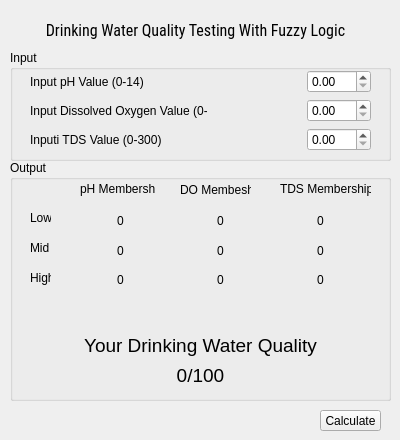
<?xml version="1.0" encoding="UTF-8"?>
<ui version="4.0">
 <class>MainWindow</class>
 <widget class="QMainWindow" name="MainWindow">
  <property name="enabled">
   <bool>true</bool>
  </property>
  <property name="geometry">
   <rect>
    <x>0</x>
    <y>0</y>
    <width>400</width>
    <height>440</height>
   </rect>
  </property>
  <property name="sizePolicy">
   <sizepolicy hsizetype="Fixed" vsizetype="Fixed">
    <horstretch>0</horstretch>
    <verstretch>0</verstretch>
   </sizepolicy>
  </property>
  <property name="minimumSize">
   <size>
    <width>400</width>
    <height>440</height>
   </size>
  </property>
  <property name="maximumSize">
   <size>
    <width>400</width>
    <height>440</height>
   </size>
  </property>
  <property name="windowTitle">
   <string>Drinking Water Quality</string>
  </property>
  <property name="layoutDirection">
   <enum>Qt::LeftToRight</enum>
  </property>
  <property name="tabShape">
   <enum>QTabWidget::Rounded</enum>
  </property>
  <widget class="QWidget" name="centralwidget">
   <property name="sizePolicy">
    <sizepolicy hsizetype="Fixed" vsizetype="Fixed">
     <horstretch>0</horstretch>
     <verstretch>0</verstretch>
    </sizepolicy>
   </property>
   <widget class="QLabel" name="label_title">
    <property name="geometry">
     <rect>
      <x>10</x>
      <y>10</y>
      <width>371</width>
      <height>41</height>
     </rect>
    </property>
    <property name="font">
     <font>
      <family>Roboto Condensed</family>
      <pointsize>12</pointsize>
     </font>
    </property>
    <property name="layoutDirection">
     <enum>Qt::LeftToRight</enum>
    </property>
    <property name="text">
     <string>Drinking Water Quality Testing With Fuzzy Logic</string>
    </property>
    <property name="alignment">
     <set>Qt::AlignCenter</set>
    </property>
   </widget>
   <widget class="QPushButton" name="pushButton_calc">
    <property name="geometry">
     <rect>
      <x>320</x>
      <y>410</y>
      <width>61</width>
      <height>21</height>
     </rect>
    </property>
    <property name="text">
     <string>Calculate</string>
    </property>
   </widget>
   <widget class="QGroupBox" name="groupBox_input">
    <property name="geometry">
     <rect>
      <x>10</x>
      <y>50</y>
      <width>381</width>
      <height>111</height>
     </rect>
    </property>
    <property name="title">
     <string>Input</string>
    </property>
    <widget class="QWidget" name="gridLayoutWidget">
     <property name="geometry">
      <rect>
       <x>10</x>
       <y>20</y>
       <width>361</width>
       <height>81</height>
      </rect>
     </property>
     <layout class="QGridLayout" name="gridLayout_input">
      <property name="leftMargin">
       <number>10</number>
      </property>
      <property name="rightMargin">
       <number>10</number>
      </property>
      <property name="horizontalSpacing">
       <number>100</number>
      </property>
      <item row="2" column="0">
       <widget class="QLabel" name="inputLabel_tds">
        <property name="text">
         <string>Inputi TDS Value (0-300)</string>
        </property>
       </widget>
      </item>
      <item row="1" column="0">
       <widget class="QLabel" name="inputLabel_do">
        <property name="text">
         <string>Input Dissolved Oxygen Value (0-10)</string>
        </property>
       </widget>
      </item>
      <item row="0" column="1">
       <widget class="QDoubleSpinBox" name="doubleSpinBox_ph">
        <property name="sizePolicy">
         <sizepolicy hsizetype="Minimum" vsizetype="Fixed">
          <horstretch>0</horstretch>
          <verstretch>0</verstretch>
         </sizepolicy>
        </property>
        <property name="wrapping">
         <bool>false</bool>
        </property>
        <property name="buttonSymbols">
         <enum>QAbstractSpinBox::UpDownArrows</enum>
        </property>
        <property name="maximum">
         <double>14.000000000000000</double>
        </property>
        <property name="singleStep">
         <double>0.100000000000000</double>
        </property>
       </widget>
      </item>
      <item row="1" column="1">
       <widget class="QDoubleSpinBox" name="doubleSpinBox_do">
        <property name="maximum">
         <double>10.000000000000000</double>
        </property>
        <property name="singleStep">
         <double>0.100000000000000</double>
        </property>
       </widget>
      </item>
      <item row="2" column="1">
       <widget class="QDoubleSpinBox" name="doubleSpinBox_tds">
        <property name="maximum">
         <double>300.000000000000000</double>
        </property>
       </widget>
      </item>
      <item row="0" column="0">
       <widget class="QLabel" name="inputLabel_ph">
        <property name="text">
         <string>Input pH Value (0-14)</string>
        </property>
       </widget>
      </item>
     </layout>
    </widget>
   </widget>
   <widget class="QGroupBox" name="groupBox_output">
    <property name="geometry">
     <rect>
      <x>10</x>
      <y>160</y>
      <width>381</width>
      <height>241</height>
     </rect>
    </property>
    <property name="title">
     <string>Output</string>
    </property>
    <widget class="QLabel" name="label_condition">
     <property name="geometry">
      <rect>
       <x>70</x>
       <y>200</y>
       <width>241</width>
       <height>31</height>
      </rect>
     </property>
     <property name="font">
      <font>
       <pointsize>14</pointsize>
      </font>
     </property>
     <property name="text">
      <string>0/100</string>
     </property>
     <property name="alignment">
      <set>Qt::AlignCenter</set>
     </property>
    </widget>
    <widget class="QLabel" name="label_output">
     <property name="geometry">
      <rect>
       <x>0</x>
       <y>160</y>
       <width>381</width>
       <height>51</height>
      </rect>
     </property>
     <property name="font">
      <font>
       <pointsize>14</pointsize>
      </font>
     </property>
     <property name="text">
      <string>Your Drinking Water Quality</string>
     </property>
     <property name="alignment">
      <set>Qt::AlignCenter</set>
     </property>
    </widget>
    <widget class="QLabel" name="outputLabel_tds">
     <property name="geometry">
      <rect>
       <x>270</x>
       <y>20</y>
       <width>91</width>
       <height>18</height>
      </rect>
     </property>
     <property name="text">
      <string>TDS Membership</string>
     </property>
    </widget>
    <widget class="QLabel" name="outputLabel_do">
     <property name="geometry">
      <rect>
       <x>170</x>
       <y>20</y>
       <width>71</width>
       <height>19</height>
      </rect>
     </property>
     <property name="text">
      <string>DO Membeship </string>
     </property>
    </widget>
    <widget class="QLabel" name="outputLabel_ph">
     <property name="geometry">
      <rect>
       <x>70</x>
       <y>20</y>
       <width>76</width>
       <height>18</height>
      </rect>
     </property>
     <property name="text">
      <string>pH Membership </string>
     </property>
    </widget>
    <widget class="QLabel" name="memberLabel_ph_low">
     <property name="geometry">
      <rect>
       <x>90</x>
       <y>50</y>
       <width>41</width>
       <height>21</height>
      </rect>
     </property>
     <property name="sizePolicy">
      <sizepolicy hsizetype="Preferred" vsizetype="Preferred">
       <horstretch>0</horstretch>
       <verstretch>0</verstretch>
      </sizepolicy>
     </property>
     <property name="autoFillBackground">
      <bool>false</bool>
     </property>
     <property name="text">
      <string>0</string>
     </property>
     <property name="alignment">
      <set>Qt::AlignCenter</set>
     </property>
    </widget>
    <widget class="QLabel" name="memberLabel_ph_mid">
     <property name="geometry">
      <rect>
       <x>90</x>
       <y>80</y>
       <width>41</width>
       <height>21</height>
      </rect>
     </property>
     <property name="text">
      <string>0</string>
     </property>
     <property name="alignment">
      <set>Qt::AlignCenter</set>
     </property>
    </widget>
    <widget class="QLabel" name="memberLabel_ph_high">
     <property name="geometry">
      <rect>
       <x>90</x>
       <y>110</y>
       <width>41</width>
       <height>20</height>
      </rect>
     </property>
     <property name="text">
      <string>0</string>
     </property>
     <property name="alignment">
      <set>Qt::AlignCenter</set>
     </property>
    </widget>
    <widget class="QLabel" name="memberLabel_do_mid">
     <property name="geometry">
      <rect>
       <x>190</x>
       <y>80</y>
       <width>41</width>
       <height>21</height>
      </rect>
     </property>
     <property name="text">
      <string>0</string>
     </property>
     <property name="alignment">
      <set>Qt::AlignCenter</set>
     </property>
    </widget>
    <widget class="QLabel" name="memberLabel_do_high">
     <property name="geometry">
      <rect>
       <x>190</x>
       <y>110</y>
       <width>41</width>
       <height>20</height>
      </rect>
     </property>
     <property name="text">
      <string>0</string>
     </property>
     <property name="alignment">
      <set>Qt::AlignCenter</set>
     </property>
    </widget>
    <widget class="QLabel" name="memberLabel_do_low">
     <property name="geometry">
      <rect>
       <x>190</x>
       <y>50</y>
       <width>41</width>
       <height>21</height>
      </rect>
     </property>
     <property name="sizePolicy">
      <sizepolicy hsizetype="Preferred" vsizetype="Preferred">
       <horstretch>0</horstretch>
       <verstretch>0</verstretch>
      </sizepolicy>
     </property>
     <property name="autoFillBackground">
      <bool>false</bool>
     </property>
     <property name="text">
      <string>0</string>
     </property>
     <property name="alignment">
      <set>Qt::AlignCenter</set>
     </property>
    </widget>
    <widget class="QLabel" name="memberLabel_tds_mid">
     <property name="geometry">
      <rect>
       <x>290</x>
       <y>80</y>
       <width>41</width>
       <height>21</height>
      </rect>
     </property>
     <property name="text">
      <string>0</string>
     </property>
     <property name="alignment">
      <set>Qt::AlignCenter</set>
     </property>
    </widget>
    <widget class="QLabel" name="memberLabel_tds_high">
     <property name="geometry">
      <rect>
       <x>290</x>
       <y>110</y>
       <width>41</width>
       <height>20</height>
      </rect>
     </property>
     <property name="text">
      <string>0</string>
     </property>
     <property name="alignment">
      <set>Qt::AlignCenter</set>
     </property>
    </widget>
    <widget class="QLabel" name="memberLabel_tds_low">
     <property name="geometry">
      <rect>
       <x>290</x>
       <y>50</y>
       <width>41</width>
       <height>21</height>
      </rect>
     </property>
     <property name="sizePolicy">
      <sizepolicy hsizetype="Preferred" vsizetype="Preferred">
       <horstretch>0</horstretch>
       <verstretch>0</verstretch>
      </sizepolicy>
     </property>
     <property name="autoFillBackground">
      <bool>false</bool>
     </property>
     <property name="text">
      <string>0</string>
     </property>
     <property name="alignment">
      <set>Qt::AlignCenter</set>
     </property>
    </widget>
    <widget class="QLabel" name="label_low">
     <property name="geometry">
      <rect>
       <x>20</x>
       <y>50</y>
       <width>21</width>
       <height>16</height>
      </rect>
     </property>
     <property name="text">
      <string>Low</string>
     </property>
    </widget>
    <widget class="QLabel" name="label_mid">
     <property name="geometry">
      <rect>
       <x>20</x>
       <y>80</y>
       <width>21</width>
       <height>16</height>
      </rect>
     </property>
     <property name="text">
      <string>Mid</string>
     </property>
    </widget>
    <widget class="QLabel" name="label_high">
     <property name="geometry">
      <rect>
       <x>20</x>
       <y>110</y>
       <width>21</width>
       <height>16</height>
      </rect>
     </property>
     <property name="text">
      <string>High</string>
     </property>
    </widget>
   </widget>
  </widget>
  <action name="actionNew">
   <property name="text">
    <string>New</string>
   </property>
   <property name="statusTip">
    <string>New File</string>
   </property>
  </action>
 </widget>
 <resources/>
 <connections/>
</ui>
